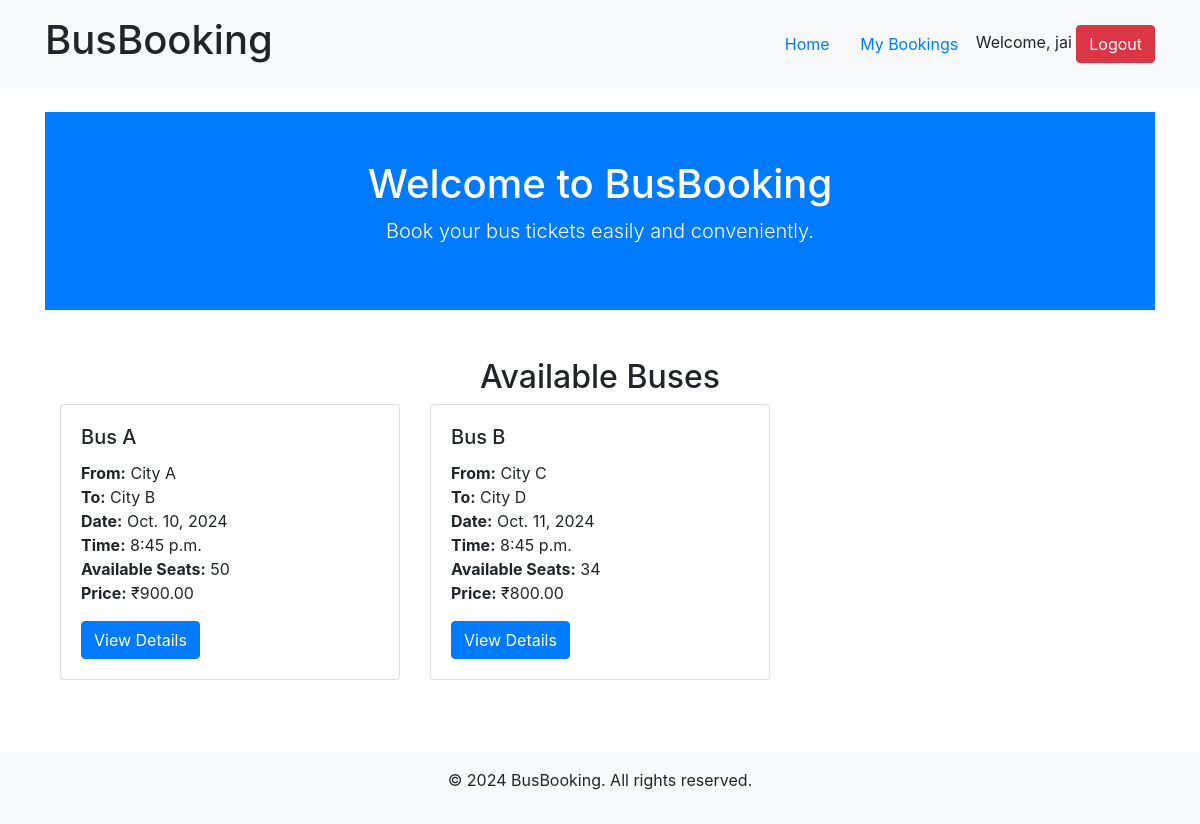
The app's page / (signed in) with its own data.
### booking/models.py (models this page shows, shortened)
class User(AbstractUser):
    is_admin = models.BooleanField(default=False)

class Bus(models.Model):
    name = models.CharField(max_length=100)
    source = models.CharField(max_length=100)
    destination = models.CharField(max_length=100)
    date = models.DateField()
    time = models.TimeField()
    total_seats = models.IntegerField()
    available_seats = models.IntegerField()
    price = models.DecimalField(max_digits=10, decimal_places=2)

### booking/views.py (the view)
# urls.py: path('', views.home, name='home'),
@login_required
def home(request):
    buses = Bus.objects.all().order_by('date', 'time')
    return render(request, 'booking/home.html', {'buses': buses})

### booking/templates/booking/home.html (shortened to what this page needs)
{% extends 'booking/base.html' %}
{% block content %}
<div class="hero bg-primary text-white text-center py-5">
    <h1>Welcome to BusBooking</h1>
    <p class="lead">Book your bus tickets easily and conveniently.</p>
</div>
<div class="container my-5">
    <h2 class="text-center">Available Buses</h2>
    <div class="row">
        {% for bus in buses %}
            <div class="col-md-4 mb-4">
                <div class="card">
                    <div class="card-body">
                        <h5 class="card-title">{{ bus.name }}</h5>
                        <p class="card-text">
                            <strong>From:</strong> {{ bus.source }}<br>
                            <strong>To:</strong> {{ bus.destination }}<br>
                            <strong>Date:</strong> {{ bus.date }}<br>
                            <strong>Time:</strong> {{ bus.time }}<br>
                            <strong>Available Seats:</strong> {{ bus.available_seats }}<br>
                            <strong>Price:</strong> ₹{{ bus.price }}
                        </p>
                        <a href="{% url 'bus_detail' bus.id %}" class="btn btn-primary">View Details</a>
                    </div>
                </div>
            </div>
        {% empty %}
            <p class="col-12 text-center">No buses available at the moment.</p>
        {% endfor %}
    </div>
</div>
{% endblock %}

### booking/templates/booking/base.html (shortened to what this page needs)
<!DOCTYPE html>
<html lang="en">
<head>
    {% load static %}
    <link href="https://stackpath.bootstrapcdn.com/bootstrap/4.5.2/css/bootstrap.min.css" rel="stylesheet">
</head>
<body>
    <header class="bg-light py-3">
        <div class="container d-flex justify-content-between align-items-center">
            <h1 class="logo">BusBooking</h1>
            <nav>
                {% if user.is_authenticated %}
                    <a href="{% url 'home' %}" class="btn btn-link">Home</a>
                    <a href="{% url 'my_bookings' %}" class="btn btn-link">My Bookings</a>
                    <span class="user-info">Welcome, {{ user.username }}</span>
                    <a href="{% url 'logout' %}" class="btn btn-danger">Logout</a>
                {% else %}
                    <a href="{% url 'login' %}" class="btn btn-primary">Login</a>
                    <a href="{% url 'signup' %}" class="btn btn-secondary">Sign Up</a>
                {% endif %}
            </nav>
        </div>
    </header>
    <main class="container my-4">
        {% block content %}
        {% endblock %}
    </main>
    <footer class="bg-light py-3">
        <div class="container text-center">
            <p>&copy; 2024 BusBooking. All rights reserved.</p>
        </div>
    </footer>
</body>
</html>

### records on screen
User: username "jai"
Bus: name "Bus A", source "City A", destination "City B", date "Oct. 10, 2024", time "8:45 p.m.", available_seats "50", price "900.00"
Bus: name "Bus B", source "City C", destination "City D", date "Oct. 11, 2024", time "8:45 p.m.", available_seats "34", price "800.00"
